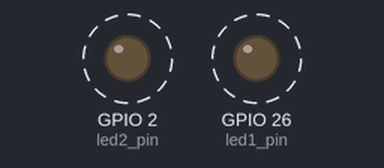
Recording of a sketch running on a simulated ESP32. On the bench: output pins drawn as LEDs (lit = HIGH). Dashed ring = blinking. What the sketch prints to the serial monitor is not drawn.

Above: at 0.5 s.
Timing chart, 0 to 4.6 s (numbered marks = the images above):
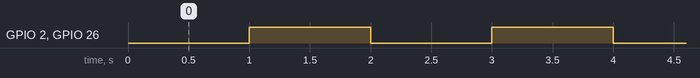

Measured:
- by itself, GPIO 2 (led2_pin), GPIO 26 (led1_pin): alternates HIGH for 1.0 s and LOW for 1.0 s

The sketch:

Timer.ino
```cpp
// 定时器例程

#define led1_pin  26   // 定义LED1的引脚
#define led2_pin  2    // 定义LED2的引脚
hw_timer_t * timer = NULL;    //声明一个定时器

void IRAM_ATTR onTimer() {    //中断函数
  digitalWrite(led1_pin, !digitalRead(led1_pin));  // 设置LED1状态反转(如:由HIGH变成LOW)
  digitalWrite(led2_pin, !digitalRead(led2_pin));  // 设置LED2状态反转(如:由HIGH变成LOW)
}

void setup() {
  Serial.begin(115200);                         // 设置串口波特率
  Serial.println("start...");                   // 串口打印"start..."
  pinMode(led1_pin, OUTPUT);                    // 设置LED1引脚输出模式
  pinMode(led2_pin, OUTPUT);                    // 设置LED2引脚输出模式
  digitalWrite(led1_pin, LOW);                  // 设置设置LED1引脚低电平
  digitalWrite(led2_pin, LOW);                  // 设置设置LED2引脚低电平
  timer = timerBegin(0, 80, true);              // 初始化,使用第一个定时器,总共4个定时器从0开始计数,预分频器设置80分频
  timerAttachInterrupt(timer, &onTimer, true);  // 调用中断函数
  timerAlarmWrite(timer, 1000000, true);        // 设置触发时间(单位:微秒,1000000微秒=1秒)
  timerAlarmEnable(timer);                      // 定时器使能
}

void loop() {

}
```
